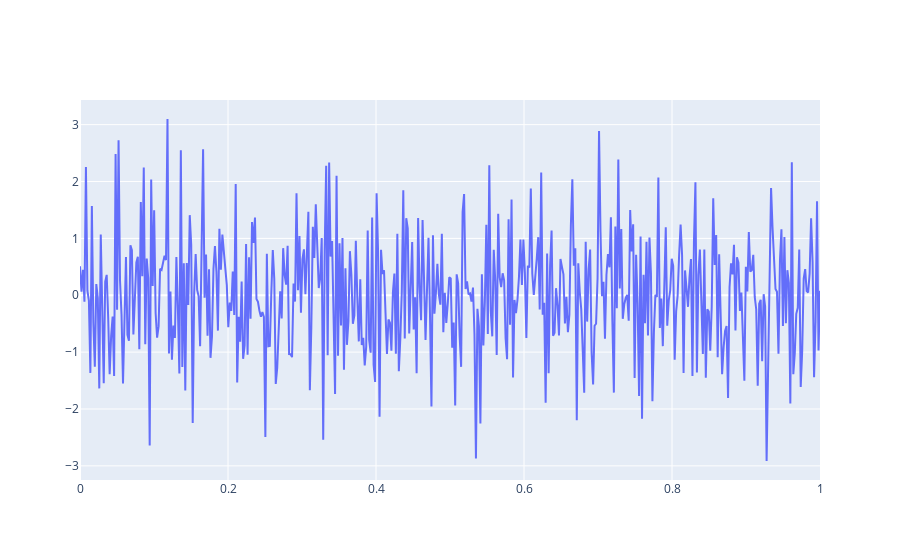

Notebook code for this chart:
### Markdown cell above
# Plotly

Plotly provides online graphing, analytics, and statistics tools for individuals and collaboration, as well as scientific graphing libraries for Python, R, MATLAB, Perl, Julia, Arduino, and REST.

We will use the Python API for this notebook. 
https://plot.ly/python/ipython-notebook-tutorial/

Plots below mostly come from the above link.

### Code cell
import plotly
import plotly.graph_objs as go
import numpy as np

# The old way to use plotly in Jupyter is to use iplot
# either online (if you have an account) or offline
from plotly.offline import iplot
plotly.offline.init_notebook_mode(connected=True)

N = 500
random_x = np.linspace(0, 1, N)
random_y = np.random.randn(N)

# Create a trace
trace = go.Scatter(
    x = random_x,
    y = random_y
)

data = [trace]

iplot(data)

### Figure 1 — Plotly figure (JSON) as saved in the notebook; plotly's stock layout.template omitted (floating-point values rounded to 4 significant figures; data arrays with more than 128 entries replaced by an {"elided": "..."} marker saying what was removed)
{"data": [{"type": "scatter", "x": {"elided": "500 float values"}, "y": {"elided": "500 float values"}}], "layout": {}}
